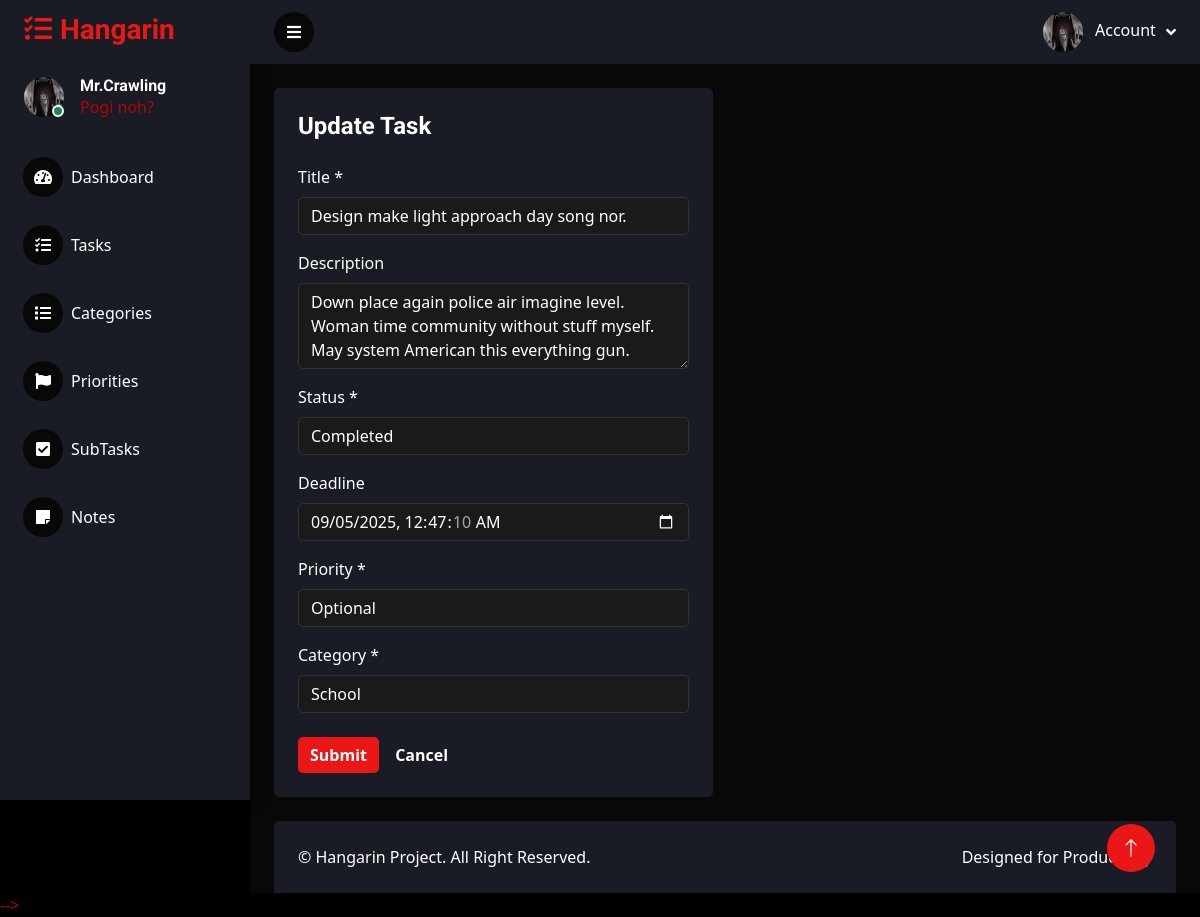
The app's page /tasks/46/ (signed in) with its own data.
### tasks/models.py (models this page shows, shortened)
class BaseModel(models.Model):
    created_at = models.DateTimeField(auto_now_add=True)
    updated_at = models.DateTimeField(auto_now=True)
    class Meta:
        abstract = True

class Task(BaseModel):
    STATUS_CHOICES = [
        ("Pending", "Pending"),
        ("In Progress", "In Progress"),
        ("Completed", "Completed"),
    ]
    title = models.CharField(max_length=200)
    description = models.TextField(blank=True)
    status = models.CharField(
        max_length=50,
        choices=STATUS_CHOICES,
        default="Pending"
    )
    deadline = models.DateTimeField(null=True, blank=True)
    priority = models.ForeignKey(Priority, on_delete=models.CASCADE)
    category = models.ForeignKey(Category, on_delete=models.CASCADE)
    class Meta:
        ordering = ['-created_at']

### tasks/views.py (the view)
# urls.py: path('tasks/<int:pk>/', TaskUpdateView.as_view(), name='task-update'),
class TaskUpdateView(LoginRequiredMixin, UpdateView):
    model = Task
    form_class = TaskForm
    template_name = 'task_form.html'
    success_url = reverse_lazy('task-list')

### tasks/forms.py
class TaskForm(forms.ModelForm):
    class Meta:
        model = Task
        fields = "__all__"
        widgets = {
            'deadline': forms.DateTimeInput(attrs={
                'type': 'datetime-local',
                'class': 'form-control bg-dark text-white border-secondary',
                'style': 'color-scheme: dark;'
            }),
            'description': forms.Textarea(attrs={'rows': 3, 'placeholder': 'Enter task description...'}),
        }

### tasks/models.py (called while the page is built)
    def __str__(self):
        return self.name

    def __str__(self):
        return self.name

### templates/task_form.html (shortened to what this page needs)
{% extends 'base.html' %}
{% load static %}
{% block content %}
<div class="container-fluid pt-4 px-4">
    <div class="row g-4">
        <div class="col-sm-12 col-xl-6">
            <div class="bg-secondary rounded h-100 p-4">
                <h4 class="mb-4">{% if object %}Update Task{% else %}Add New Task{% endif %}</h4>
                <form method="post" novalidate>
                    {% include 'includes/form.html' %}
                    <div class="mt-4">
                        <button type="submit" class="btn btn-primary">Submit</button>
                        <a href="{% url 'task-list' %}" class="btn btn-secondary">Cancel</a>
                    </div>
                </form>
            </div>
        </div>
    </div>
</div>
{% endblock %}

### templates/includes/form.html (shortened to what this page needs)
{% load widget_tweaks %}
{% for field in form %}
<div class="mb-3">
    <label for="{{ field.id_for_label }}" class="form-label">
        {{ field.label }}
        {% if field.field.required %}<span class="text-danger">*</span>{% endif %}
    </label>
    {% if field.field.widget.input_type == 'select' %}
        {% render_field field class="form-select bg-dark text-white" %}
    {% elif field.field.widget.input_type == 'checkbox' %}
        <div class="form-check">
            {% render_field field class="form-check-input" %}
        </div>
    {% elif field.field.widget.input_type == 'textarea' %}
        {% render_field field class="form-control bg-dark text-white" rows="3" %}
    {% else %}
        {% render_field field class="form-control bg-dark text-white" %}
    {% endif %}
</div>
{% endfor %}

### static/css/style.css (style rules this page uses)
:root { --primary: #a40303; --secondary: #191C24; --light: #0ed5fdc6; --dark: #090808; --success: #1ae0e0; --info: #3b82f6; --warning: #f59e0b; --danger: #ef4444; }
.btn { transition: .5s; border: none; font-weight: 600; }
.content * { color: #ffffff !important; }
.content h1, .content h2, .content h3, .content h4, .content h5, .content h6, .content p, .content span, .content div, .content li, .content td, .content th, .content label, .content small { color: #ffffff !important; }
body { background-size: cover; color: #b20404 !important; font-family: 'Segoe UI', Tahoma, Geneva, Verdana, sans-serif; }
.form-control, .form-select { color: #ffffff !important; background: #1a1a1a !important; border: 1px solid #333 !important; }
.form-control::placeholder { color: #999999 !important; }

### records on screen
Task: title "Design make light approach day song nor." "Down place again police air imagine level. Woman time community without stuff myself. May system American this everything gun." "09/05/2025 00:47:10", status "Completed" "Optional" "School"

### other values on screen
{{ field.label }} "Title" "Description" "Status" "Deadline" "Priority" "Category"
